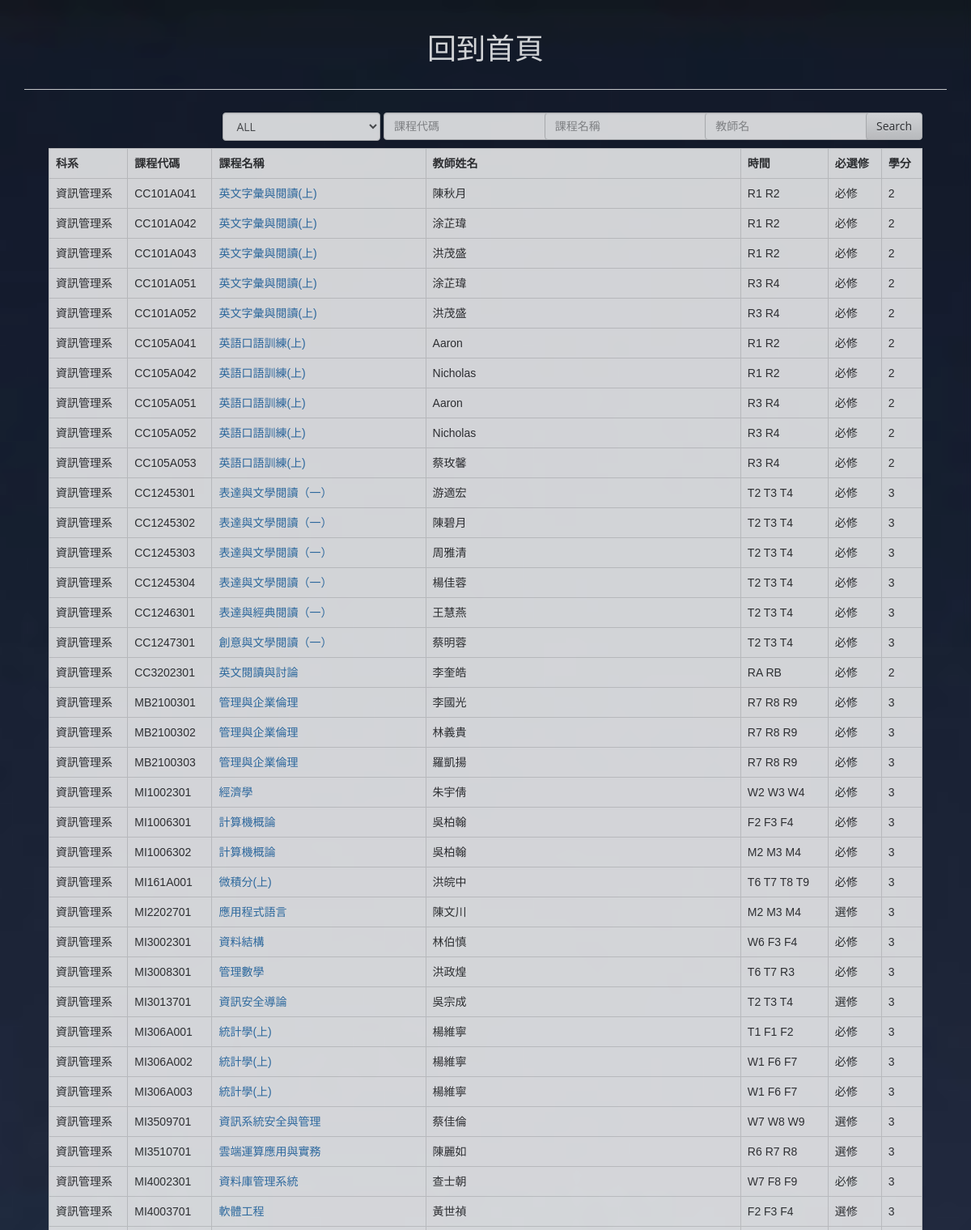
The page /course.php (upper part) on the database its author committed.
### tables this page shows
CREATE TABLE `course` (
  `id` int(11) NOT NULL,
  `department` varchar(255) NOT NULL,
  `course_code` varchar(255) NOT NULL,
  `course_name` varchar(255) NOT NULL,
  `course_teacher` varchar(255) DEFAULT NULL,
  `course_time` varchar(255) NOT NULL,
  `course_compulsory` tinyint(1) NOT NULL,
  `course_credit` int(11) NOT NULL
);

### function.php (called while the page is built, shortened)
<?php
function get_db_connection() {
    $db = new mysqli('localhost', 'root', '', 'teamweb');
    $db->query('SET NAMES utf8;');
    return $db;
}
function get_course()
{
    $db = get_db_connection();
    $result = $db->query("SELECT * FROM course");
    $array = [];
    while ($row = $result->fetch_assoc()) {
        $array[] = $row;
    }
    return $array;
}
?>

### course.php (the view, shortened to what this page needs)
<?php
require($_SERVER['DOCUMENT_ROOT'].'/function.php');
if(empty($_GET))
{
  $courses=get_course();
}
else{
  $courses=get_search_course($_GET['department'],$_GET['code'],$_GET['name'],$_GET['teacher']);
  $_GET=array();
}
?>
<!DOCTYPE html>
<html lang="en">
<head>
    <link rel="stylesheet" href="https://maxcdn.bootstrapcdn.com/bootstrap/3.3.1/css/bootstrap.min.css">
    <link rel="stylesheet" href="https://maxcdn.bootstrapcdn.com/bootstrap/3.3.1/css/bootstrap-theme.min.css">
    <link href="css/modern-business.css" rel="stylesheet">
</head>
<body>
    <br><h1 align="center"><a href="\index.php" style="color:white">回到首頁</a></h1>
    <div class="container">
      <hr>
      <div class="col-md-12" align="right">
        <form class="navbar-form navbar-center" role="search" method="GET">
          <div class="form-group">
            <select style="width: 195px; height: 35px" class="form-control" name="department"  >
             <option>ALL</option>
            </select>
          </div>
          <div class="form-group" style="width: 195px; height: 35px">
            <input type="text" class="form-control" placeholder="課程代碼" name="code">
          </div>
          <div class="form-group" style="width: 195px; height: 35px">
            <input type="text" class="form-control" placeholder="課程名稱" name="name">
          </div>
          <div class="form-group" style="width: 195px; height: 35px">
            <input type="text" class="form-control" placeholder="教師名" name="teacher">
          </div>
          <button type="submit" class="btn btn-default">Search</button>
        </form>
      <div class="col-md-12">
      </div>
    </div>
    </div>
    <table class="course_search">
        <tr>
          <th>科系</th>
          <th>課程代碼</th>
          <th>課程名稱</th>
          <th>教師姓名</th>
          <th class="th_time">時間</th>
          <th>必選修</th>
          <th>學分</th>
        </tr>
        <?php
          foreach($courses as $course) {
          ?>
            <tr>
                <td><?= $course['department'] ?></td>
                <td><?= $course['course_code'] ?></td>
                <td>
                  <form action="/comments.php" method="GET">
                    <a href="#" onclick="this.parentNode.submit()"><?= $course['course_name'] ?></a>
                  </form>
                </td>
                <td><?= $course['course_teacher'] ?></td>
                <td><?= $course['course_time'] ?></td>
                <td><?echo ($course['course_compulsory']==1)? ( "必修" ) : ( "選修" );?></td>
                <td><?= $course['course_credit'] ?></td>
            </tr>
        <?
            }
          ?>
      </table>
</body>
</html>

### css/modern-business.css (style rules this page uses)
html, body { font-family: "Open Sans","Helvetica Neue",Helvetica,Arial,sans-serif; background: url('../img/bg/1.jpg') no-repeat center center fixed ; -webkit-background-size: cover; -moz-background-size: cover; background-size: cover; -o-background-size: cover; opacity: 0.9; }
h1, h2, h3, h4, h5, h6 { font-family: 'Open Sans', 'Helvetica Neue', Arial, sans-serif; color: #FFFFFF; }

### course.php (style rules this page uses)
.course_search { background: white; font-family: arial, sans-serif; border-collapse: collapse; margin: auto; width: 90%; }
td, th { border: 0.5px solid #dddddd; text-align: left; padding: 8px; }
.th_time { width: 10%; }
body { height:100vh; }

### rows shown on the page
course: department "資訊管理系", course_code "CC101A041", course_name "英文字彙與閱讀(上)", course_teacher "陳秋月", course_time "R1 R2", course_compulsory "必修", course_credit "2"
course: department "資訊管理系", course_code "CC101A042", course_name "英文字彙與閱讀(上)", course_teacher "涂芷瑋", course_time "R1 R2", course_compulsory "必修", course_credit "2"
course: department "資訊管理系", course_code "CC101A043", course_name "英文字彙與閱讀(上)", course_teacher "洪茂盛", course_time "R1 R2", course_compulsory "必修", course_credit "2"
course: department "資訊管理系", course_code "CC101A051", course_name "英文字彙與閱讀(上)", course_teacher "涂芷瑋", course_time "R3 R4", course_compulsory "必修", course_credit "2"
course: department "資訊管理系", course_code "CC101A052", course_name "英文字彙與閱讀(上)", course_teacher "洪茂盛", course_time "R3 R4", course_compulsory "必修", course_credit "2"
course: department "資訊管理系", course_code "CC105A041", course_name "英語口語訓練(上)", course_teacher "Aaron", course_time "R1 R2", course_compulsory "必修", course_credit "2"
course: department "資訊管理系", course_code "CC105A042", course_name "英語口語訓練(上)", course_teacher "Nicholas", course_time "R1 R2", course_compulsory "必修", course_credit "2"
course: department "資訊管理系", course_code "CC105A051", course_name "英語口語訓練(上)", course_teacher "Aaron", course_time "R3 R4", course_compulsory "必修", course_credit "2"
course: department "資訊管理系", course_code "CC105A052", course_name "英語口語訓練(上)", course_teacher "Nicholas", course_time "R3 R4", course_compulsory "必修", course_credit "2"
course: department "資訊管理系", course_code "CC105A053", course_name "英語口語訓練(上)", course_teacher "蔡玫馨", course_time "R3 R4", course_compulsory "必修", course_credit "2"
course: department "資訊管理系", course_code "CC1245301", course_name "表達與文學閱讀（一）", course_teacher "游適宏", course_time "T2 T3 T4", course_compulsory "必修", course_credit "3"
course: department "資訊管理系", course_code "CC1245302", course_name "表達與文學閱讀（一）", course_teacher "陳碧月", course_time "T2 T3 T4", course_compulsory "必修", course_credit "3"
course: department "資訊管理系", course_code "CC1245303", course_name "表達與文學閱讀（一）", course_teacher "周雅清", course_time "T2 T3 T4", course_compulsory "必修", course_credit "3"
course: department "資訊管理系", course_code "CC1245304", course_name "表達與文學閱讀（一）", course_teacher "楊佳蓉", course_time "T2 T3 T4", course_compulsory "必修", course_credit "3"
course: department "資訊管理系", course_code "CC1246301", course_name "表達與經典閱讀（一）", course_teacher "王慧燕", course_time "T2 T3 T4", course_compulsory "必修", course_credit "3"
course: department "資訊管理系", course_code "CC1247301", course_name "創意與文學閱讀（一）", course_teacher "蔡明蓉", course_time "T2 T3 T4", course_compulsory "必修", course_credit "3"
course: department "資訊管理系", course_code "CC3202301", course_name "英文閱讀與討論", course_teacher "李奎皓", course_time "RA RB", course_compulsory "必修", course_credit "2"
course: department "資訊管理系", course_code "MB2100301", course_name "管理與企業倫理", course_teacher "李國光", course_time "R7 R8 R9", course_compulsory "必修", course_credit "3"
course: department "資訊管理系", course_code "MB2100302", course_name "管理與企業倫理", course_teacher "林義貴", course_time "R7 R8 R9", course_compulsory "必修", course_credit "3"
course: department "資訊管理系", course_code "MB2100303", course_name "管理與企業倫理", course_teacher "羅凱揚", course_time "R7 R8 R9", course_compulsory "必修", course_credit "3"
course: department "資訊管理系", course_code "MI1002301", course_name "經濟學", course_teacher "朱宇倩", course_time "W2 W3 W4", course_compulsory "必修", course_credit "3"
course: department "資訊管理系", course_code "MI1006301", course_name "計算機概論", course_teacher "吳柏翰", course_time "F2 F3 F4", course_compulsory "必修", course_credit "3"
course: department "資訊管理系", course_code "MI1006302", course_name "計算機概論", course_teacher "吳柏翰", course_time "M2 M3 M4", course_compulsory "必修", course_credit "3"
course: department "資訊管理系", course_code "MI161A001", course_name "微積分(上)", course_teacher "洪皖中", course_time "T6 T7 T8 T9", course_compulsory "必修", course_credit "3"
course: department "資訊管理系", course_code "MI2202701", course_name "應用程式語言", course_teacher "陳文川", course_time "M2 M3 M4", course_compulsory "選修", course_credit "3"
course: department "資訊管理系", course_code "MI3002301", course_name "資料結構", course_teacher "林伯慎", course_time "W6 F3 F4", course_compulsory "必修", course_credit "3"
course: department "資訊管理系", course_code "MI3008301", course_name "管理數學", course_teacher "洪政煌", course_time "T6 T7 R3", course_compulsory "必修", course_credit "3"
course: department "資訊管理系", course_code "MI3013701", course_name "資訊安全導論", course_teacher "吳宗成", course_time "T2 T3 T4", course_compulsory "選修", course_credit "3"
course: department "資訊管理系", course_code "MI306A001", course_name "統計學(上)", course_teacher "楊維寧", course_time "T1 F1 F2", course_compulsory "必修", course_credit "3"
course: department "資訊管理系", course_code "MI306A002", course_name "統計學(上)", course_teacher "楊維寧", course_time "W1 F6 F7", course_compulsory "必修", course_credit "3"
course: department "資訊管理系", course_code "MI306A003", course_name "統計學(上)", course_teacher "楊維寧", course_time "W1 F6 F7", course_compulsory "必修", course_credit "3"
course: department "資訊管理系", course_code "MI3509701", course_name "資訊系統安全與管理", course_teacher "蔡佳倫", course_time "W7 W8 W9", course_compulsory "選修", course_credit "3"
course: department "資訊管理系", course_code "MI3510701", course_name "雲端運算應用與實務", course_teacher "陳麗如", course_time "R6 R7 R8", course_compulsory "選修", course_credit "3"
course: department "資訊管理系", course_code "MI4002301", course_name "資料庫管理系統", course_teacher "查士朝", course_time "W7 F8 F9", course_compulsory "必修", course_credit "3"
course: department "資訊管理系", course_code "MI4003701", course_name "軟體工程", course_teacher "黃世禎", course_time "F2 F3 F4", course_compulsory "選修", course_credit "3"
